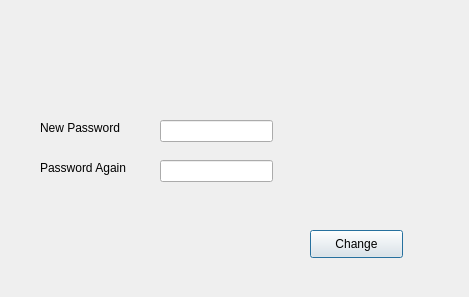
<?xml version="1.0" encoding="UTF-8"?>
<ui version="4.0">
 <class>Password_Change</class>
 <widget class="QDialog" name="Password_Change">
  <property name="geometry">
   <rect>
    <x>0</x>
    <y>0</y>
    <width>469</width>
    <height>297</height>
   </rect>
  </property>
  <property name="windowTitle">
   <string>Dialog</string>
  </property>
  <widget class="QLabel" name="label">
   <property name="geometry">
    <rect>
     <x>40</x>
     <y>120</y>
     <width>121</width>
     <height>16</height>
    </rect>
   </property>
   <property name="text">
    <string>New Password</string>
   </property>
  </widget>
  <widget class="QLabel" name="label_2">
   <property name="geometry">
    <rect>
     <x>40</x>
     <y>160</y>
     <width>121</width>
     <height>16</height>
    </rect>
   </property>
   <property name="text">
    <string>Password Again</string>
   </property>
  </widget>
  <widget class="QLineEdit" name="New">
   <property name="geometry">
    <rect>
     <x>160</x>
     <y>120</y>
     <width>113</width>
     <height>22</height>
    </rect>
   </property>
  </widget>
  <widget class="QLineEdit" name="New_Again">
   <property name="geometry">
    <rect>
     <x>160</x>
     <y>160</y>
     <width>113</width>
     <height>22</height>
    </rect>
   </property>
  </widget>
  <widget class="QPushButton" name="pushButton">
   <property name="geometry">
    <rect>
     <x>310</x>
     <y>230</y>
     <width>93</width>
     <height>28</height>
    </rect>
   </property>
   <property name="text">
    <string>Change</string>
   </property>
  </widget>
 </widget>
 <resources/>
 <connections/>
</ui>
